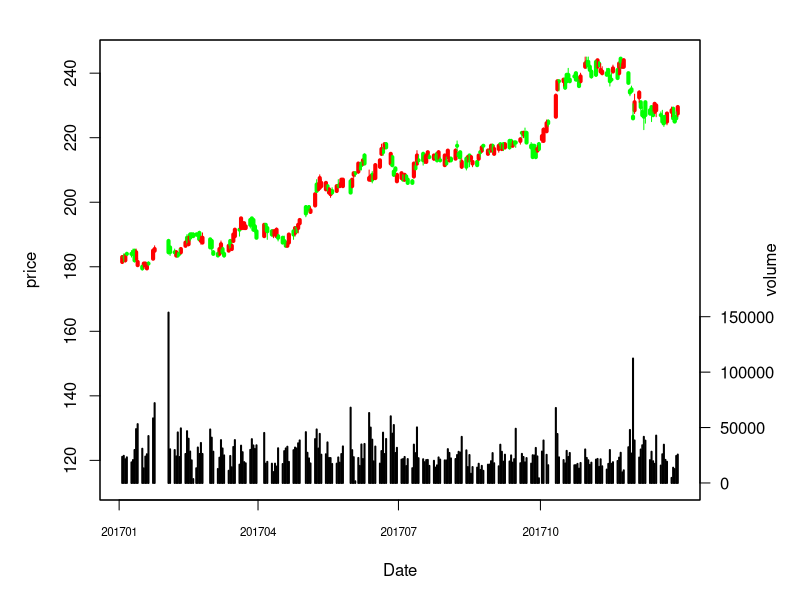

Generate this figure with R:
# 讀取股價資料
# 台積電2017年之股價資料
price <- read.csv("2330_price_2017.csv", header = T)

price$date <- as.Date(price$date)
price$volume <- ceiling(price$volume/1000)

# 畫k線圖
color_vec <- ifelse(price$close > price$open, "red", "green")
date_label <- seq(as.Date("2017/1/1"), as.Date("2017/12/31"), by = "quarter")

par(mar = c(5,5,2,5))
plot(x = price$date, y = price$open, main = "", xlab = "Date", ylab = "price",
     type = "n", xaxt = "n", ylim = c(2*min(price$low) - max(price$high), max(price$high)))
segments(x0 = price$date, y0 = price$open, x1 = price$date, y1 = price$close, col = color_vec, lwd = 4)
segments(x0 = price$date, y0 = price$low, x1 = price$date, y1 = price$high, col = color_vec, lwd = 1)
axis(1, date_label, format(date_label, "%Y%m"), cex.axis = .7)


# 新增成交量的資訊
par(new = T)
plot(x = price$date, y = price$volume, type = "h", xaxt = "n", yaxt = "n", xlab = "", ylab = "", ylim = c(0, 2.5*max(price$volume)), lwd = 2)
options(scipen=999)
axis(side = 4, at = seq(0, max(price$volume), by = 50000), labels = as.character(seq(0, max(price$volume), by = 50000), scipen = 999), las = 1)
getOption("scipen")
mtext(side = 4, line = 3, 'volume')
